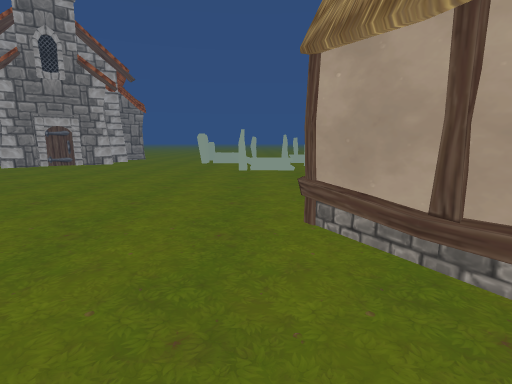
View 1 (above)

20 first-person views from a walk through a scene from a Unity 3-D project. The camera is 1.2 m above the floor, tilts 10° down and sees 85° across. The floor is counted in squares, 1 m on a side. Each view is taken from the middle of a square. On the plan, view 1 faces up. The plan holds only what a view shows up to about 13 squares ahead; the rest is blank. The place goes on beyond the plan.

View 2
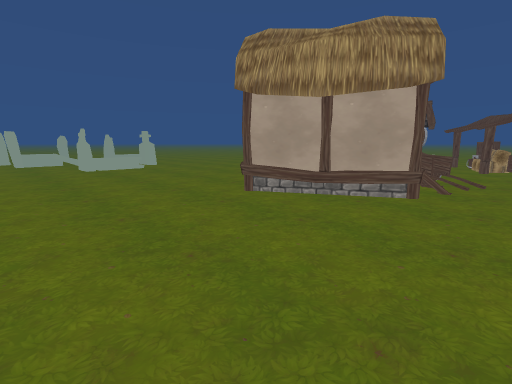

View 3
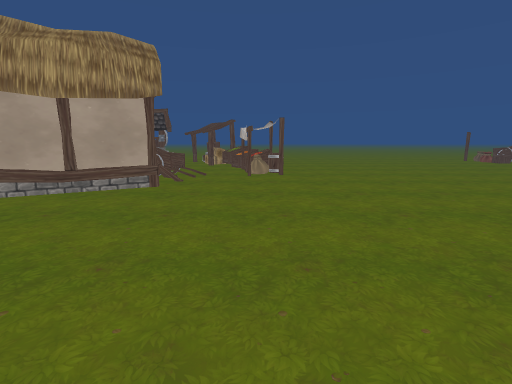

View 4
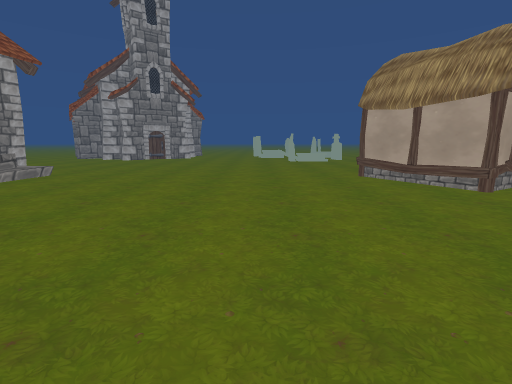

View 5
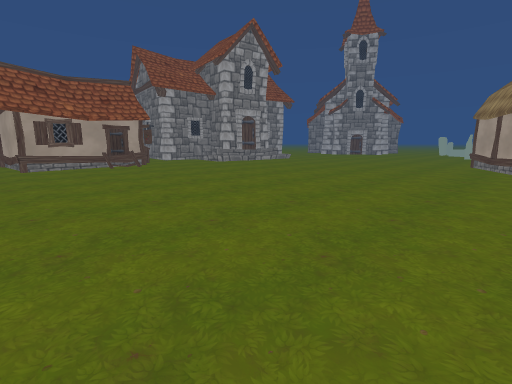

View 6
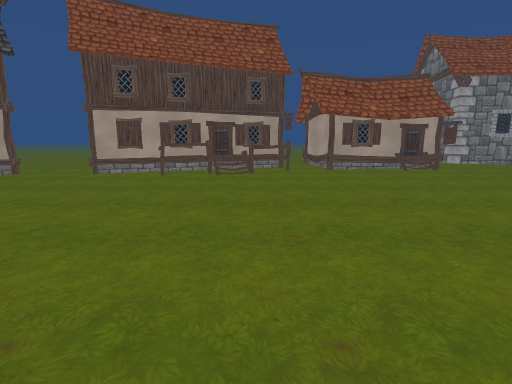

View 7
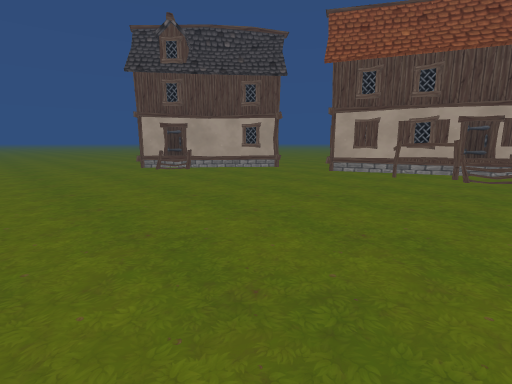

View 8
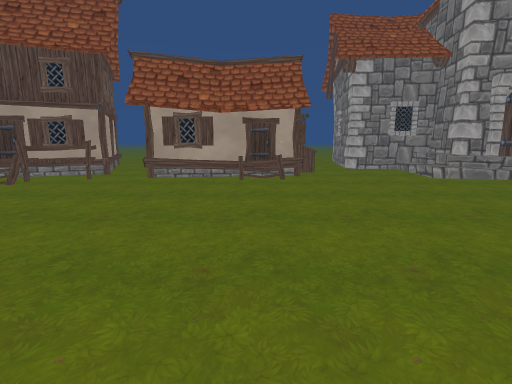

View 9
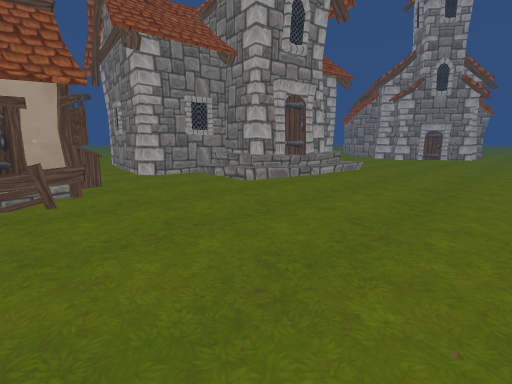

View 10
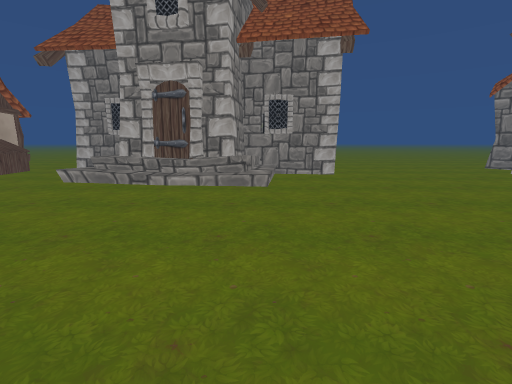

View 11
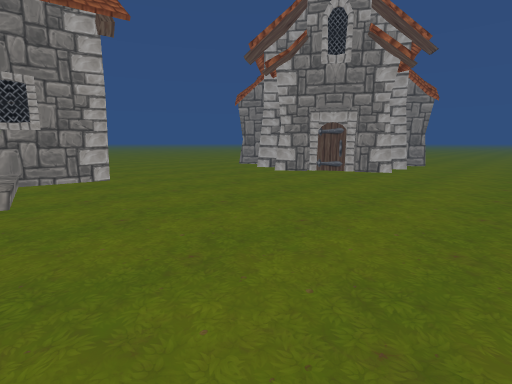

View 12
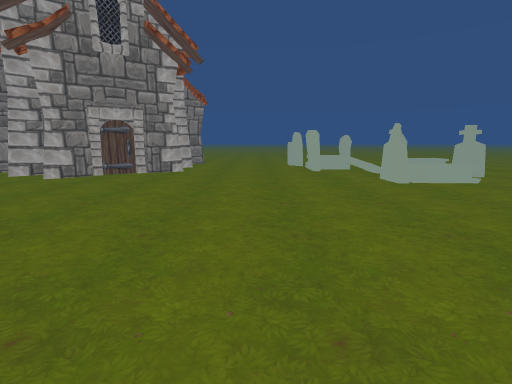

View 13
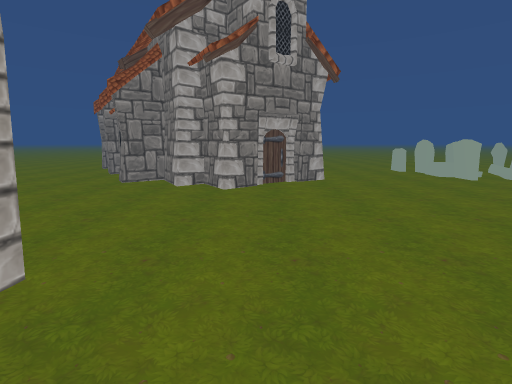

View 14
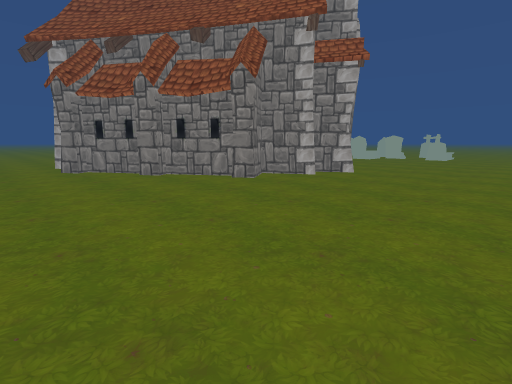

View 15
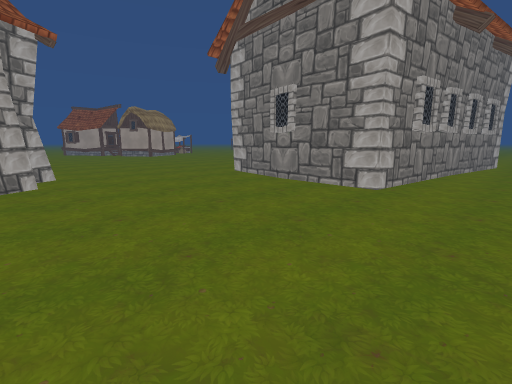

View 16
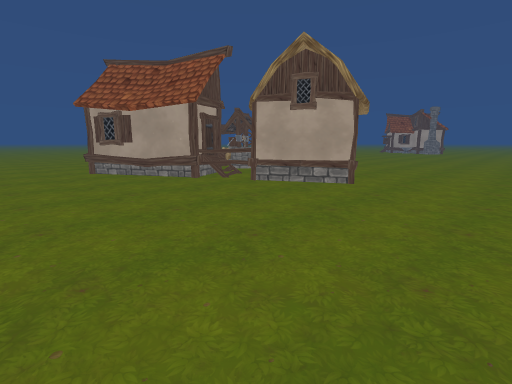

View 17
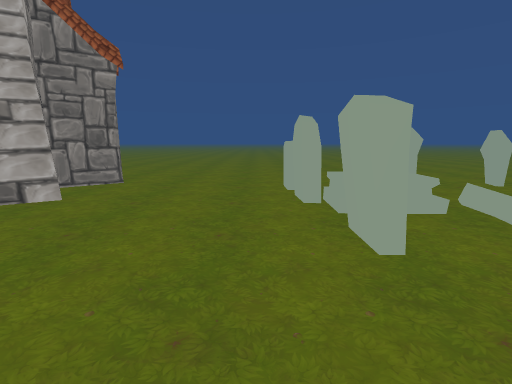

View 18
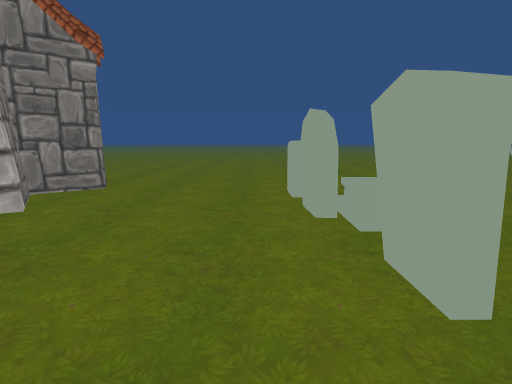

View 19
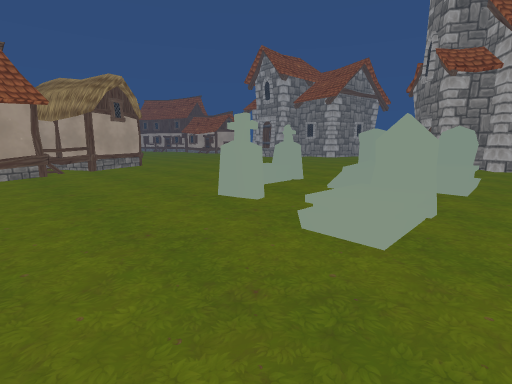

View 20
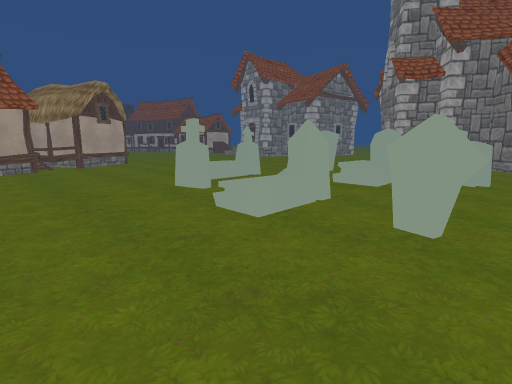

### Floor plan
Key: @ floor where view 1 was taken; # wall or solid block; x gap in a wall; . main floor; : floor 0.25 m higher than the main floor; + floor 0.5 m higher than the main floor; * floor 0.75 m higher than the main floor; / step, stairs or slope; = window, fence, low wall or low ledge; ^ raised ledge; C cart; R crate; B barrel; H house; U building; F fence; O other object.
Columns run from 23 left of view 1 to 7 right of it. Each row starts with its distance up from view 1.
 21  ..##          #...............
 20  ...#         ##....#.....#....
 19  ...##        #.....x..#.......
 18 .....##       #.....x//........
 17 ......#       #.....#+/. #O....
 16 ......####   ##.......=/ ......
 15 .......#.######.....#.=/.......
 14 .........#.##.............#....
 13 ......................#OO......
 12 ...............................
 11 ...............................
 10 ...............................
  9 ...............................
  8 ...####.......................U
  7 ...#  ####..................UUU
  6 ...#     #.................FFUU
  5 ...#     #...............OOO.U
  4  .##     #//:...........O  O..
  3  .#      ###:...........OO  O
  2  .#        #/............O O C=
  1  .#        #/............OOO.O.
  0  .#     ####/..........@.......
 -1  .#     #////..................
 -2  .#     #.//................#R#
 -3     #####....................B.
 -4     ...........................
 -5        ........................
 -6        .^^^#...................
 -7        ##  #...................
 -8            #...................
 -9            #...................
-10            #...................
-11            #............... ...
-12         ####...............  ..
-13          ..................
-14         .####...........
-15         ####=/...........
-16            #*/...........
-17            ###...........
-18             ##...........
-19              #...........
-20             ##...........
-21              #...........
-22              ............
-23            ..............
-24            ..H...........
-25            .HHH .........

Where each view was taken, in squares from view 1:
view 1: 0 up, 0 right, facing up
view 2: 1 down, 4 left, facing up-right
view 3: 2 down, 5 left, facing right
view 4: 6 down, 3 left, facing up
view 5: 13 down, 3 right, facing up-left
view 6: 15 down, 1 right, facing left
view 7: 15 down, 1 right, facing down-left
view 8: 8 down, 2 left, facing left
view 9: 8 down, 5 left, facing up-left
view 10: 4 up, 3 left, facing left
view 11: 4 up, 4 left, facing up-left
view 12: 4 up, 5 left, facing up
view 13: 4 up, 11 left, facing up
view 14: 8 up, 23 left, facing up-right
view 15: 15 up, 23 left, facing down-right
view 16: 12 up, 3 left, facing down-right
view 17: 12 up, 4 left, facing up
view 18: 13 up, 4 left, facing up
view 19: 19 up, 7 right, facing down-left
view 20: 21 up, 7 right, facing down-left
